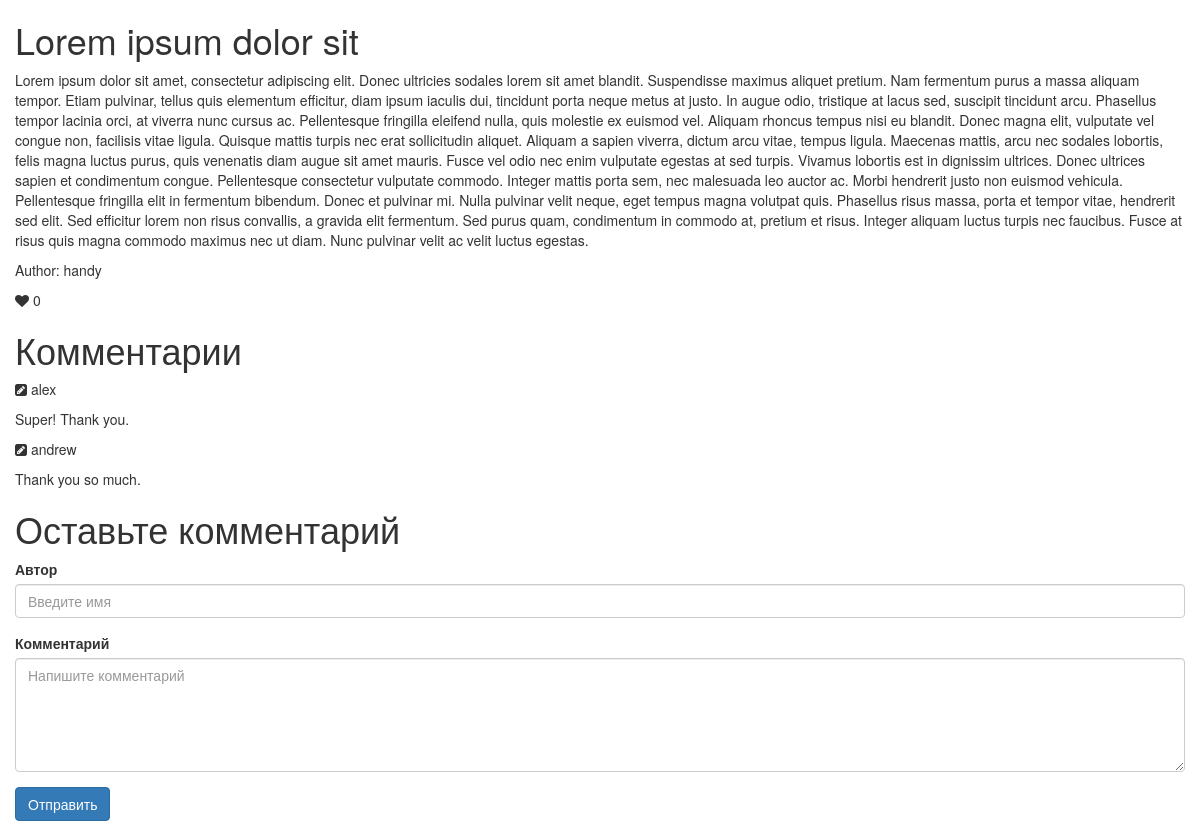
/articles/1, run on the app's committed database.
### tables this page shows
CREATE TABLE `articles` (
  `id` int(11) NOT NULL AUTO_INCREMENT,
  `title` varchar(255) NOT NULL,
  `author` varchar(255) NOT NULL,
  `body` text NOT NULL,
  `short_content` varchar(255) NOT NULL,
  `like_count` int(11) NOT NULL,
  PRIMARY KEY (`id`)
);

CREATE TABLE `comments` (
  `id` int(11) NOT NULL AUTO_INCREMENT,
  `body` text NOT NULL,
  `author` varchar(255) NOT NULL,
  `article_id` int(11) NOT NULL,
  PRIMARY KEY (`id`)
);

### config/routes.php (called while the page is built)
<?php
return array(
    'articles/([0-9]+)' => 'articles/view/$1',
    'articles' => 'articles/index',
    '' => 'articles/index'
);

### index.php (called while the page is built, shortened)
<?php
require_once(ROOT.'/config/Router.php');
$router = new Router();
$router->run();

### model/Article.php (called while the page is built, shortened)
<?php
class Article
{
    public static function getArticlesItemByID($id)
    {
        $id = intval($id);
        if ($id) {
            $db = Database::getConnection();
            $result = $db->query('SELECT * FROM articles WHERE id=' . $id);
            $result->setFetchMode(PDO::FETCH_ASSOC);
            $articlesItem = $result->fetch();
            return $articlesItem;
        }
    }
}

### model/Comment.php (called while the page is built, shortened)
<?php
class Comment
{
    public static function getCommentsList($article_id) {
        $article_id = intval($article_id);
        if ($article_id) {
            $db = Database::getConnection();
            $commentsList = array();
            $sql = 'SELECT id, body, author FROM comments WHERE article_id=' . $article_id;
            $result = $db->query($sql);
            $i = 0;
            while($row = $result->fetch()) {
                $commentsList[$i]['id'] = $row['id'];
                $commentsList[$i]['body'] = $row['body'];
                $commentsList[$i]['author'] = $row['author'];
                $i++;
            }
            return $commentsList;
        }
    }
}

### view/articles/view.php (the view, shortened to what this page needs)
<?php require_once(ROOT . '/view/layout.php'); ?>
<html>
    <head>
    </head>
    <body>
        <div class="container">
            <div class="row">
                <h1><?= $articlesItem['title']; ?></h1>
                <p><?= $articlesItem['body']; ?></p>
                <p>Author: <?= $articlesItem['author']; ?></p>
                <p><i class="fa fa-heart"></i> <?= $articlesItem['like_count']; ?></p>
                <h1>Комментарии</h1>
                <?php foreach($commentsList as $commentItem){?>
                    <p><i class="fa fa-pencil-square"></i> <?= $commentItem['author']; ?></p>
                    <p><?= $commentItem['body']; ?></p>
                <?php } ?>
                <h1>Оставьте комментарий</h1>
                <form   name="AddComment"
                        method="POST">
                    <div class="form-group">
                        <label for="inputAuthor">Автор</label>
                        <input type="text" name="inputAuthor" class="form-control" id="author" placeholder="Введите имя" required>
                    </div>
                    <div class="form-group">
                        <label for="inputBody">Комментарий</label>
                        <textarea name="inputComment" class="form-control" id="body" rows="5" placeholder="Напишите комментарий" required></textarea>
                    </div>
                    <div class="form-group">
                        <button type="submit" name="submit" class="btn btn-primary" id="submit">Отправить</button>
                    </div>
                </form>
            </div>
        </div>
    </body>
</html>

### config/Router.php (shortened to what this page needs)
<?php
class Router
{
    private $routes;
    public function __construct()
    {
        $routesPath = 'routes.php';
        $this->routes = include($routesPath);
    }
    private function getURI()
    {
        if (!empty($_SERVER['REQUEST_URI'])) {
            return trim($_SERVER['REQUEST_URI'], '/');
        }
    }
    public function run()
    {
        $uri = $this->getURI();
        foreach ($this->routes as $uriPattern => $path) {
            if(preg_match("~$uriPattern~", $uri)) {
                $internalRoute = preg_replace("~$uriPattern~", $path, $uri);
                $segments = explode('/', $internalRoute);
                $controllerName = array_shift($segments).'Controller';
                $actionName = 'action'.ucfirst(array_shift($segments));
                $parameters = $segments;
                $controllerObject = new $controllerName;
                $result = call_user_func_array(array($controllerObject, $actionName), $parameters);
                if ($result != null) {
                    break;
                }
            }
        }
    }
}

### controller/ArticlesController.php (shortened to what this page needs)
<?php
include_once ROOT. '/model/Article.php';
include_once ROOT. '/model/Comment.php';
class ArticlesController
{
    public function actionView($id)
    {
        $id = intval($id);
        if ($id) {
            $articlesItem = Article::getArticlesItemByID($id);
            $commentsList = Comment::getCommentsList($id);
            require_once(ROOT . '/view/articles/view.php');
        }
        return true;
    }
}

### view/layout.php (shortened to what this page needs)
<link href="/template/css/bootstrap.css" rel="stylesheet" type="text/css" media="screen" />
<link href="/template/css/font-awesome.css" rel="stylesheet" type="text/css" media="screen" />

### data on the page
articles: title "Lorem ipsum dolor sit", body "Lorem ipsum dolor sit amet, consectetur adipiscing elit. Donec ultricies sodales lorem sit amet blandit. Suspendisse maximus aliquet pretium. Nam fermentum purus a massa aliquam tempor. Etiam pulvinar, tellus quis elementum efficitur, diam ipsum iaculis dui, tincidunt porta neque metus at justo. In augue odio, tristique at lacus sed, suscipit tincidunt arcu. Phasellus tempor lacinia orci, at viverra nunc cursus ac. Pellentesque fringilla eleifend nulla, quis molestie ex euismod vel. Aliquam rhoncus tempus nisi eu blandit. Donec magna elit, vulputate vel congue non, facilisis vitae ligula. Quisque mattis turpis nec erat sollicitudin aliquet. Aliquam a sapien viverra, dictum arcu vitae,…", author "handy", like_count "0"
comments: author "alex", body "Super! Thank you."
comments: author "andrew", body "Thank you so much."
